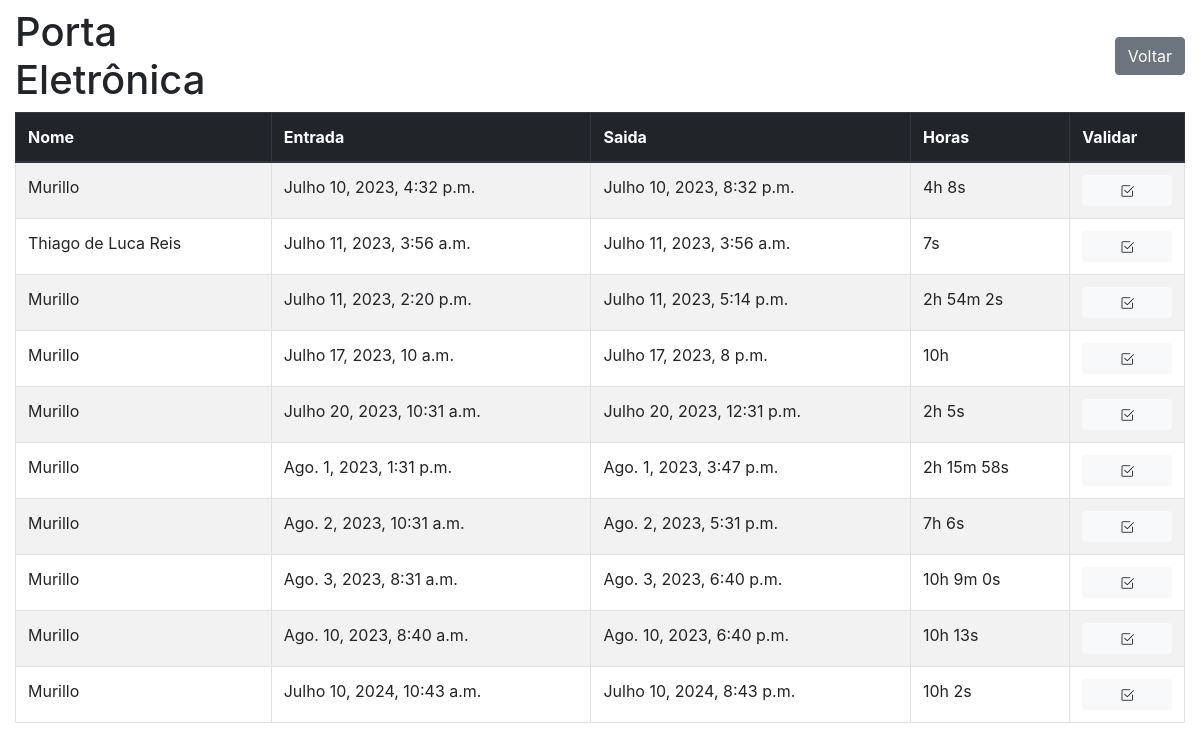
Screenshot of /validation/ (signed in) with the database file from the repository.
### door_user/models.py (models this page shows, shortened)
class User(models.Model):
    user_name = models.CharField(max_length=100)
    user_course = models.CharField(max_length=100)
    institution_code = models.IntegerField()
    authorization = models.BooleanField(default=False)
    created_at = models.DateTimeField(auto_now_add=True)

class PunchCard(models.Model):
    user = models.ForeignKey(User, on_delete=models.CASCADE)
    punch_in_time = models.DateTimeField()
    punch_out_time = models.DateTimeField(null=True, blank=True)
    reviw =  models.BooleanField(default=False)
    out  = models.BooleanField(default=True)

### validation/views.py (the view)
# urls.py: path('', include('validation.urls')),  # Move this line below the root URL pattern
@login_required
@user_passes_test(staff_chek, login_url='index')
def validation(request):
    data = []
    try:
        nonValidated = PunchCard.objects.filter(punch_out_time__isnull=False, reviw=False).order_by('punch_in_time')
        for n in nonValidated:
            values = {
                'name': n.user.user_name,
                'in': n.punch_in_time,
                'out': n.punch_out_time,
                'hours': format_hour((n.punch_out_time - n.punch_in_time).total_seconds()),
                'id': n.pk,
            }
            print(values)
            data.append(values)
        context = {
            'data': data,
        }
    except PunchCard.DoesNotExist:
        context = {
            'data': data
        }
        pass
    return render(request, 'validation.html', context)

### door_user/views.py (called while the page is built)
def staff_chek(user):
    return user.is_staff

### hours/views.py (called while the page is built)
def format_hour(inTime):
    time = timedelta(seconds=inTime)
    hourString = ""
    minuteString = ""
    secondString = ""
    if time.total_seconds() // 3600 > 0:
        hourString = str(int(time.total_seconds() / 3600)) + "h"
        time = time - timedelta(hours=int(time.total_seconds() / 3600))
    if time.total_seconds() // 60 > 0:
        minuteString = str(int(time.total_seconds() / 60)) + "m"
        time = time - timedelta(minutes=int(time.total_seconds() / 60))
    if time.total_seconds() > 0:
        secondString = str(int(time.total_seconds())) + "s"
    return hourString + " " + minuteString + " " + secondString

### templates/validation.html (shortened to what this page needs)
<!DOCTYPE html>
<html lang="pt-br">
<head>
    <link rel="stylesheet" href="https://stackpath.bootstrapcdn.com/bootstrap/4.1.3/css/bootstrap.min.css"
>
    <link rel="stylesheet" href="https://stackpath.bootstrapcdn.com/font-awesome/4.7.0/css/font-awesome.min.css"
>
    <link href="https://cdn.jsdelivr.net/npm/bootstrap-icons@1.9.1/font/bootstrap-icons.css" rel="stylesheet">
</head>
<body>
    <div class="container-fluid">
        <div class="row justify-content-between vertical-align-center">
            <div class="col-3 pt-2 pb-2">
                <h1 class="logo-section">Porta Eletrônica</h1>
            </div>
            <div class="col-4 pt-2 pb-2 text-right">
                <a href="/" class="btn btn-secondary ml-2">Voltar</a>
            </div>
        </div>
        <div class="row justify-content-center">
            <div class="col-12">
                <table class="table table-bordered table-striped" id="table">
                    <thead class="thead-dark">
                        <tr id=header-row>
                            <th scope="col">Nome</th>
                            <th scope="col">Entrada</th>
                            <th scope="col">Saida</th>
                            <th scope="col">Horas</th>
                            <th scope="col">Validar</th>
                        </tr>
                    </thead>
                    <tbody id = "body-row">
                        {% for d in data %}
                        <tr id="{{ d.id }}">
                            <td>{{ d.name }}</td>
                            <td>{{ d.in }}</td>
                            <td>{{ d.out }}</td>
                            <td>{{ d.hours }}</td>
                            <td>
                                <a name="{{ d.id }}" class="btn btn-light btn-sm btn-block btn-validation">
                                    <span class="bi bi-check2-square"></span>
                                </a>
                            </td>
                        </tr>
                        {% empty %}
                        <tr>
                            <td colspan="6">Todos os registros validados.</td>
                        </tr>
                        {% endfor %}
                    </tbody>
                </table>
            </div>
        </div>
    </div>
</body>
</html>

### templates/validation.html (style rules this page uses)
.logo-section { max-width: 300px; margin: 0; padding: 0; text-align: left; }
.vertical-align-center { display: flex; align-items: center; }

### rows the page displays
User: name "Murillo" "Murillo" "Murillo" "Murillo" "Murillo" "Murillo" "Murillo" "Murillo" "Murillo"
PunchCard: in "Julho 10, 2023, 4:32 p.m.", out "Julho 10, 2023, 8:32 p.m."
User: name "Thiago de Luca Reis"
PunchCard: in "Julho 11, 2023, 3:56 a.m.", out "Julho 11, 2023, 3:56 a.m."
PunchCard: in "Julho 11, 2023, 2:20 p.m.", out "Julho 11, 2023, 5:14 p.m."
PunchCard: in "Julho 17, 2023, 10 a.m.", out "Julho 17, 2023, 8 p.m."
PunchCard: in "Julho 20, 2023, 10:31 a.m.", out "Julho 20, 2023, 12:31 p.m."
PunchCard: in "Ago. 1, 2023, 1:31 p.m.", out "Ago. 1, 2023, 3:47 p.m."
PunchCard: in "Ago. 2, 2023, 10:31 a.m.", out "Ago. 2, 2023, 5:31 p.m."
PunchCard: in "Ago. 3, 2023, 8:31 a.m.", out "Ago. 3, 2023, 6:40 p.m."
PunchCard: in "Ago. 10, 2023, 8:40 a.m.", out "Ago. 10, 2023, 6:40 p.m."
PunchCard: in "Julho 10, 2024, 10:43 a.m.", out "Julho 10, 2024, 8:43 p.m."

### other values shown
{{ d.hours }} "4h 8s" "7s" "2h 54m 2s" "10h" "2h 5s" "2h 15m 58s" "7h 6s" "10h 9m 0s" "10h 13s" "10h 2s"
